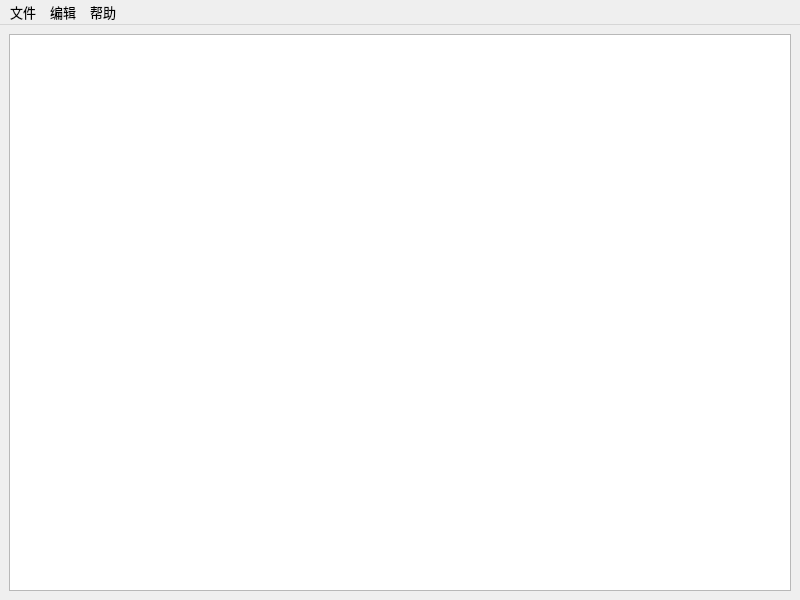
<?xml version="1.0" encoding="UTF-8"?>
<ui version="4.0">
 <class>MainWindow</class>
 <widget class="QMainWindow" name="MainWindow">
  <property name="geometry">
   <rect>
    <x>0</x>
    <y>0</y>
    <width>800</width>
    <height>600</height>
   </rect>
  </property>
  <property name="font">
   <font>
    <pointsize>10</pointsize>
   </font>
  </property>
  <property name="windowTitle">
   <string>MainWindow</string>
  </property>
  <widget class="QWidget" name="centralwidget">
   <layout class="QVBoxLayout" name="verticalLayout">
    <item>
     <widget class="QTableWidget" name="tableWidget">
      <property name="font">
       <font>
        <pointsize>10</pointsize>
       </font>
      </property>
      <attribute name="horizontalHeaderCascadingSectionResizes">
       <bool>false</bool>
      </attribute>
      <attribute name="horizontalHeaderDefaultSectionSize">
       <number>200</number>
      </attribute>
      <attribute name="horizontalHeaderHighlightSections">
       <bool>false</bool>
      </attribute>
      <attribute name="verticalHeaderDefaultSectionSize">
       <number>30</number>
      </attribute>
      <attribute name="verticalHeaderHighlightSections">
       <bool>false</bool>
      </attribute>
     </widget>
    </item>
   </layout>
  </widget>
  <widget class="QMenuBar" name="menubar">
   <property name="geometry">
    <rect>
     <x>0</x>
     <y>0</y>
     <width>800</width>
     <height>25</height>
    </rect>
   </property>
   <property name="font">
    <font>
     <pointsize>10</pointsize>
    </font>
   </property>
   <widget class="QMenu" name="menu">
    <property name="font">
     <font>
      <pointsize>10</pointsize>
     </font>
    </property>
    <property name="title">
     <string>文件</string>
    </property>
    <addaction name="actionNewFile"/>
    <addaction name="actionOpen"/>
    <addaction name="actionImport"/>
    <addaction name="actionSave"/>
    <addaction name="actionSaveAs"/>
    <addaction name="separator"/>
    <addaction name="actionClose"/>
   </widget>
   <widget class="QMenu" name="menu_3">
    <property name="title">
     <string>帮助</string>
    </property>
    <addaction name="actionAbout"/>
   </widget>
   <widget class="QMenu" name="menu_2">
    <property name="title">
     <string>编辑</string>
    </property>
    <addaction name="actionAddlist"/>
   </widget>
   <addaction name="menu"/>
   <addaction name="menu_2"/>
   <addaction name="menu_3"/>
  </widget>
  <action name="actionNewFile">
   <property name="text">
    <string>新建</string>
   </property>
   <property name="font">
    <font>
     <pointsize>10</pointsize>
    </font>
   </property>
  </action>
  <action name="actionSave">
   <property name="text">
    <string>保存</string>
   </property>
   <property name="font">
    <font>
     <pointsize>10</pointsize>
    </font>
   </property>
  </action>
  <action name="actionAddlist">
   <property name="text">
    <string>添加日程</string>
   </property>
   <property name="font">
    <font>
     <pointsize>10</pointsize>
    </font>
   </property>
  </action>
  <action name="actionOpen">
   <property name="text">
    <string>打开...</string>
   </property>
   <property name="font">
    <font>
     <pointsize>10</pointsize>
    </font>
   </property>
  </action>
  <action name="actionClose">
   <property name="text">
    <string>退出</string>
   </property>
   <property name="font">
    <font>
     <pointsize>10</pointsize>
    </font>
   </property>
  </action>
  <action name="actionAbout">
   <property name="text">
    <string>关于</string>
   </property>
  </action>
  <action name="actionSaveAs">
   <property name="text">
    <string>另存为...</string>
   </property>
  </action>
  <action name="actionImport">
   <property name="text">
    <string>导入...</string>
   </property>
  </action>
 </widget>
 <resources/>
 <connections>
  <connection>
   <sender>actionClose</sender>
   <signal>triggered()</signal>
   <receiver>MainWindow</receiver>
   <slot>close()</slot>
   <hints>
    <hint type="sourcelabel">
     <x>-1</x>
     <y>-1</y>
    </hint>
    <hint type="destinationlabel">
     <x>399</x>
     <y>299</y>
    </hint>
   </hints>
  </connection>
 </connections>
</ui>
